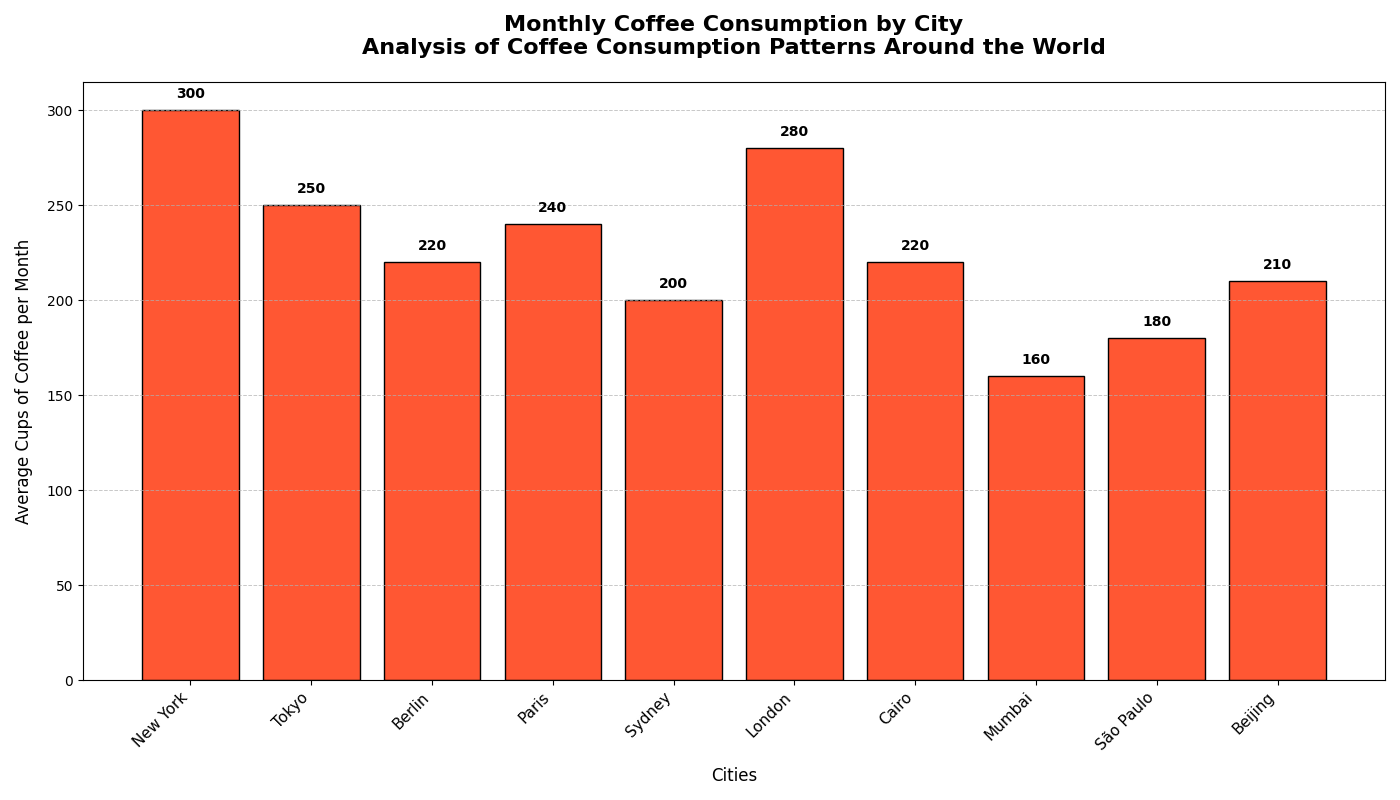

Python code for this plot:
import matplotlib.pyplot as plt
import numpy as np

cities = ['New York', 'Tokyo', 'Berlin', 'Paris', 'Sydney', 'London', 'Cairo', 'Mumbai', 'São Paulo', 'Beijing']
coffee_consumption = [300, 250, 220, 240, 200, 280, 220, 160, 180, 210]

fig, ax = plt.subplots(figsize=(14, 8))

single_color = '#FF5733'
bars = ax.bar(cities, coffee_consumption, color=single_color, edgecolor='black')

for bar, consumption in zip(bars, coffee_consumption):
    yval = bar.get_height()
    ax.text(bar.get_x() + bar.get_width() / 2, yval + 5, f'{consumption}', ha='center', va='bottom', fontsize=10, fontweight='bold', color='black')

ax.set_title('Monthly Coffee Consumption by City\nAnalysis of Coffee Consumption Patterns Around the World', fontsize=16, fontweight='bold', pad=20)
ax.set_xlabel('Cities', fontsize=12, labelpad=10)
ax.set_ylabel('Average Cups of Coffee per Month', fontsize=12, labelpad=10)

ax.set_xticks(np.arange(len(cities)))
ax.set_xticklabels(cities, rotation=45, ha='right', fontsize=11)
ax.yaxis.grid(True, linestyle='--', linewidth=0.7, alpha=0.7)

plt.tight_layout()
plt.show()
